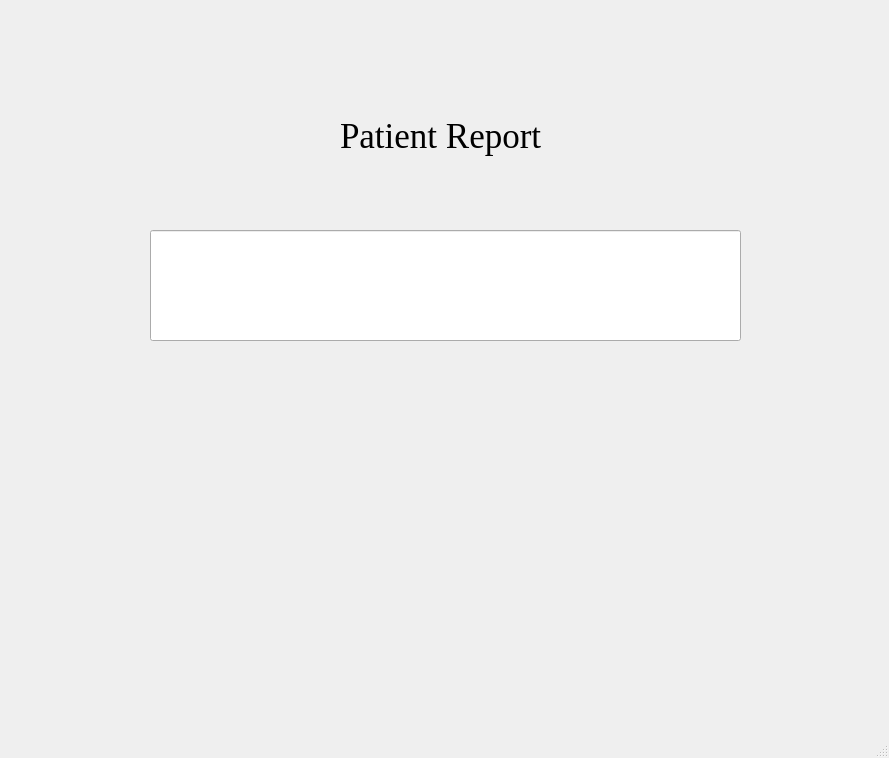
<?xml version="1.0" encoding="UTF-8"?>
<ui version="4.0">
 <class>MainWindow</class>
 <widget class="QMainWindow" name="MainWindow">
  <property name="geometry">
   <rect>
    <x>0</x>
    <y>0</y>
    <width>889</width>
    <height>758</height>
   </rect>
  </property>
  <property name="windowTitle">
   <string>MainWindow</string>
  </property>
  <widget class="QWidget" name="centralwidget">
   <widget class="QLabel" name="label">
    <property name="geometry">
     <rect>
      <x>340</x>
      <y>80</y>
      <width>251</width>
      <height>111</height>
     </rect>
    </property>
    <property name="font">
     <font>
      <family>Times New Roman</family>
      <pointsize>26</pointsize>
     </font>
    </property>
    <property name="text">
     <string>Patient Report</string>
    </property>
   </widget>
   <widget class="QLineEdit" name="lineEdit">
    <property name="geometry">
     <rect>
      <x>150</x>
      <y>230</y>
      <width>591</width>
      <height>111</height>
     </rect>
    </property>
   </widget>
  </widget>
  <widget class="QMenuBar" name="menubar">
   <property name="geometry">
    <rect>
     <x>0</x>
     <y>0</y>
     <width>889</width>
     <height>21</height>
    </rect>
   </property>
  </widget>
  <widget class="QStatusBar" name="statusbar"/>
 </widget>
 <resources/>
 <connections/>
</ui>
